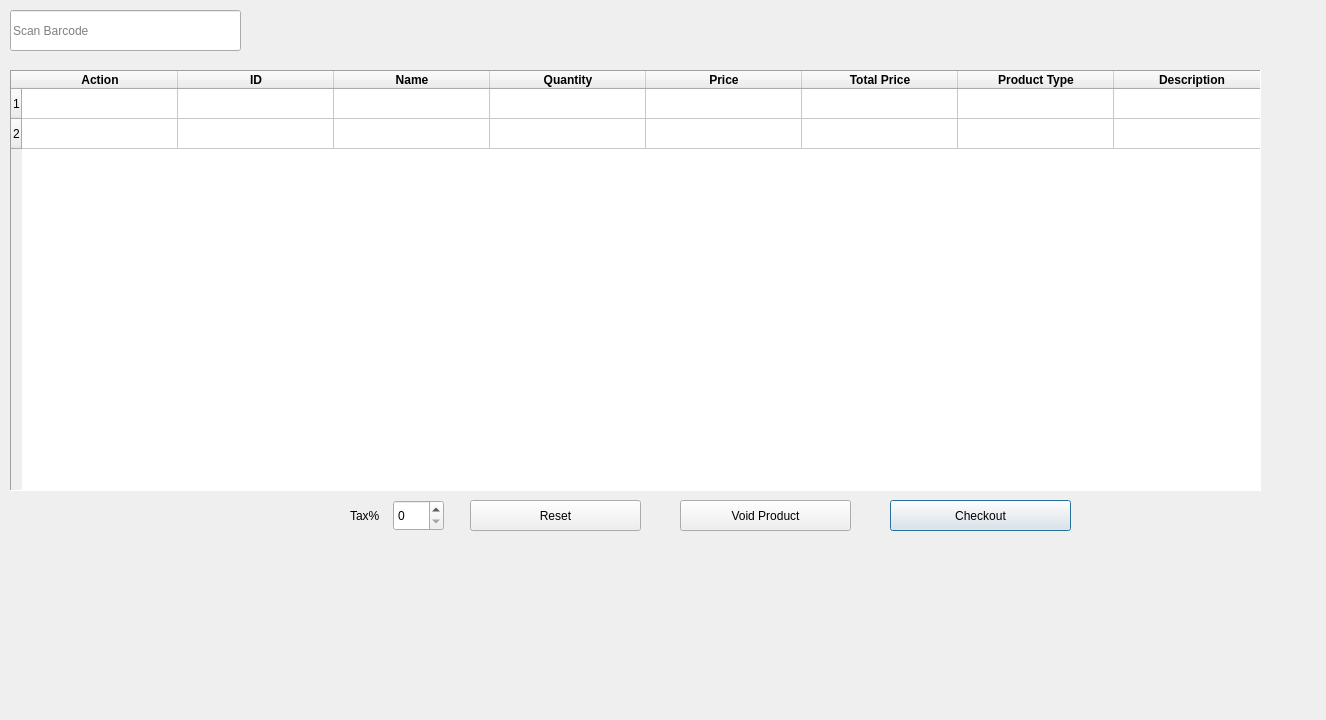
<?xml version="1.0" encoding="UTF-8"?>
<ui version="4.0">
 <class>Sale</class>
 <widget class="QDialog" name="Sale">
  <property name="geometry">
   <rect>
    <x>0</x>
    <y>0</y>
    <width>1326</width>
    <height>720</height>
   </rect>
  </property>
  <property name="windowTitle">
   <string>Dialog</string>
  </property>
  <widget class="QTableWidget" name="SaleTable">
   <property name="geometry">
    <rect>
     <x>10</x>
     <y>70</y>
     <width>1251</width>
     <height>421</height>
    </rect>
   </property>
   <property name="minimumSize">
    <size>
     <width>0</width>
     <height>0</height>
    </size>
   </property>
   <property name="acceptDrops">
    <bool>false</bool>
   </property>
   <property name="autoFillBackground">
    <bool>true</bool>
   </property>
   <property name="frameShape">
    <enum>QFrame::Panel</enum>
   </property>
   <property name="frameShadow">
    <enum>QFrame::Sunken</enum>
   </property>
   <property name="verticalScrollBarPolicy">
    <enum>Qt::ScrollBarAlwaysOff</enum>
   </property>
   <property name="horizontalScrollBarPolicy">
    <enum>Qt::ScrollBarAlwaysOff</enum>
   </property>
   <property name="sizeAdjustPolicy">
    <enum>QAbstractScrollArea::AdjustIgnored</enum>
   </property>
   <property name="horizontalScrollMode">
    <enum>QAbstractItemView::ScrollPerItem</enum>
   </property>
   <attribute name="horizontalHeaderVisible">
    <bool>true</bool>
   </attribute>
   <attribute name="horizontalHeaderDefaultSectionSize">
    <number>156</number>
   </attribute>
   <row/>
   <row/>
   <column>
    <property name="text">
     <string>Action</string>
    </property>
    <property name="font">
     <font>
      <bold>true</bold>
     </font>
    </property>
   </column>
   <column>
    <property name="text">
     <string>ID</string>
    </property>
    <property name="font">
     <font>
      <bold>true</bold>
     </font>
    </property>
   </column>
   <column>
    <property name="text">
     <string>Name</string>
    </property>
    <property name="font">
     <font>
      <bold>true</bold>
     </font>
    </property>
   </column>
   <column>
    <property name="text">
     <string>Quantity</string>
    </property>
    <property name="font">
     <font>
      <bold>true</bold>
     </font>
    </property>
   </column>
   <column>
    <property name="text">
     <string>Price</string>
    </property>
    <property name="font">
     <font>
      <bold>true</bold>
     </font>
    </property>
   </column>
   <column>
    <property name="text">
     <string>Total Price</string>
    </property>
    <property name="font">
     <font>
      <bold>true</bold>
     </font>
    </property>
   </column>
   <column>
    <property name="text">
     <string>Product Type</string>
    </property>
    <property name="font">
     <font>
      <bold>true</bold>
     </font>
    </property>
   </column>
   <column>
    <property name="text">
     <string>Description</string>
    </property>
    <property name="font">
     <font>
      <bold>true</bold>
     </font>
    </property>
   </column>
  </widget>
  <widget class="QLineEdit" name="lineEdit_scan">
   <property name="geometry">
    <rect>
     <x>10</x>
     <y>10</y>
     <width>231</width>
     <height>41</height>
    </rect>
   </property>
   <property name="placeholderText">
    <string>Scan Barcode</string>
   </property>
  </widget>
  <widget class="QPushButton" name="pushButton">
   <property name="geometry">
    <rect>
     <x>890</x>
     <y>500</y>
     <width>181</width>
     <height>31</height>
    </rect>
   </property>
   <property name="text">
    <string>Checkout</string>
   </property>
  </widget>
  <widget class="QPushButton" name="pushButton_2">
   <property name="geometry">
    <rect>
     <x>680</x>
     <y>500</y>
     <width>171</width>
     <height>31</height>
    </rect>
   </property>
   <property name="text">
    <string>Void Product</string>
   </property>
  </widget>
  <widget class="QPushButton" name="Reset_button">
   <property name="geometry">
    <rect>
     <x>470</x>
     <y>500</y>
     <width>171</width>
     <height>31</height>
    </rect>
   </property>
   <property name="text">
    <string>Reset</string>
   </property>
  </widget>
  <widget class="QLabel" name="label">
   <property name="geometry">
    <rect>
     <x>350</x>
     <y>500</y>
     <width>41</width>
     <height>31</height>
    </rect>
   </property>
   <property name="text">
    <string>Tax%</string>
   </property>
  </widget>
  <widget class="QSpinBox" name="spinBox">
   <property name="geometry">
    <rect>
     <x>393</x>
     <y>500</y>
     <width>51</width>
     <height>31</height>
    </rect>
   </property>
  </widget>
 </widget>
 <resources/>
 <connections/>
</ui>
